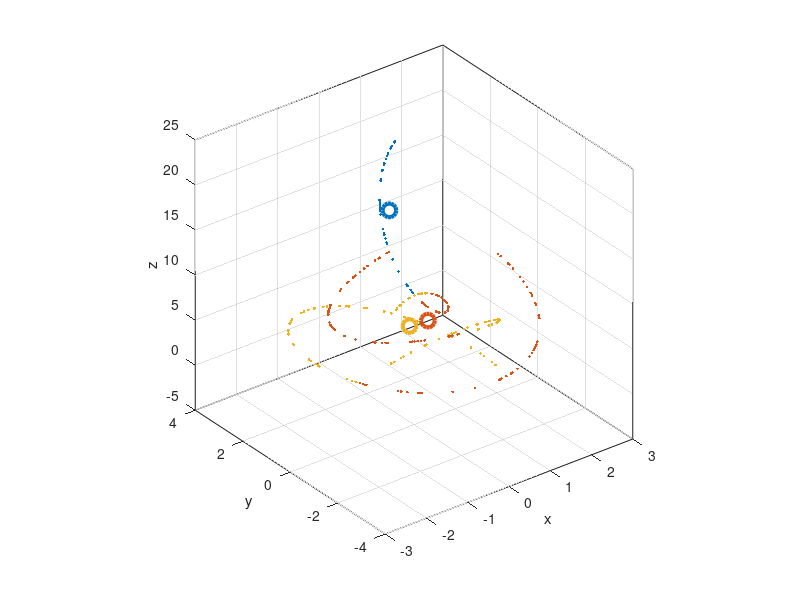

Here is the MATLAB script that generated this plot:
clear
load('cluster.mat')

len = 10;
D = [];
k = 3;
[n,d]=knnsearch(X, X, 'k', k + 1);

W = zeros(100);
DegMat = zeros(100);

%Calculate weighted adjacency matrix W
for idx1=1:100,
    for idx2=1:100,
        index = 0;
        value = 0;
        for i=1:k,
            %If n(idx1, idx2) is in graph
            if((n(idx1, i+1) == idx2)&& (n(idx2, i+1) == idx1))
                index = i+1;
                value = idx2;
            end
        end
        if (value ~= 0)
            %Add weight to both adjacency matrices
            W(idx1, value) = W(idx1, value) + exp(-d(idx1, index)/len);
            W(value, idx1) = W(value, idx1) + exp(-d(idx1, index)/len);
        end
    end
end

%Compute the degree matrix
for m=1:size(W, 1),
    index = m;
    
    %{
    %Get ocurrences of each value in matrix
    sumsOfColumns = sum(n==index);
    %Subtract 1 due to index value
    degreeOfVertex = (sum(sumsOfColumns) - 1);
    %}
    
    degreeOfVertex = sum(n(m,:));
    
    DegMat(m, m) = degreeOfVertex;
end

%Construct corresponding Laplacian matrix L
L = DegMat-W;

%Find eigencalues of the Laplacian L*
lctEv = eig(L);

%Compute eigenvectors
[V, E] = eig(L);

%Find smallest 3 eigenvectors
firstIDX = 0;
firstSize = 100;
secondIDX = 0;
secondSize = 100;
thirdIDX = 0;
thirdSize = 100;

for i=1:100,
    size = 0;
    for j=1:100,
        size = size + V(i, j);
    end
    size = size/100;
    if ((size < thirdSize) && (size ~= 0)),
        if(size < secondSize),
           if(size < firstSize),
               firstSize = size;
               firstIDX = i;
           else
               secondSize = size;
               secondIDX = i;
           end
        else
            thirdSize = size;
            thirdIDX = i;
        end
    end
end

%plot3(V(firstIDX,:), V(secondIDX,:), V(thirdIDX,:));
%scatter3(V(firstIDX,:), V(secondIDX,:), V(thirdIDX,:));
%scatter3(V(2,:), V(5,:), V(7,:));

%whos
%XL = [V(firstIDX,:)' V(secondIDX,:)' V(thirdIDX,:)']
y;

%load fisheriris %test data
%X = meas(:,1:3);

% K-means clustering
% (K: number of clusters, G: assigned groups, C: cluster centers)
K = 3;
[G,C] = kmeans(X, K, 'distance','sqEuclidean', 'start','sample');

% show points and clusters (color-coded)
clr = lines(K);
figure, hold on
scatter3(X(:,1), X(:,2), X(:,3), 36, clr(G,:), 'Marker','.')
scatter3(C(:,1), C(:,2), C(:,3), 100, clr, 'Marker','o', 'LineWidth',3)
hold off
view(3), axis vis3d, box on, rotate3d on
xlabel('x'), ylabel('y'), zlabel('z')
grid on
axis square
y

